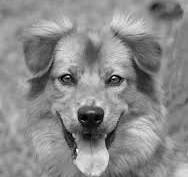
#> input picture Images/gray.jpeg, 188 x 177 px, found by its file name
$ python task-2.py
#> lines starting #> are read from the running program, lines starting #| are printed output that depends on the picture; after the words box and inside, x2 and y2 are one past the last pixel; in counts of white or black regions, pixels touching at a corner belong together
import cv2
import numpy as np
import matplotlib.pyplot as plt
image_path =  "C:\\Users\\sraja\\OneDrive\\Documents\\Srajan\\Machine_Vision\\Images\\gray.jpeg"
image = cv2.imread(image_path, cv2.IMREAD_GRAYSCALE)
#> image is the input picture: shape (177, 188); min 0, max 252, mean 138.2

if image is None:
    print("Error: Could not load image.")
else:
    threshold_value = 127
    _, segmented_image = cv2.threshold(image, threshold_value, 255, cv2.THRESH_BINARY)
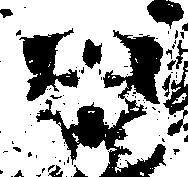
#> segmented_image: shape (177, 188); 69.1% white; 88 black regions (69 under 20 px), largest, box (x1, y1, x2, y2) and area: (36, 30, 166, 177) 5564, (19, 28, 80, 101) 1994, (163, 61, 188, 136) 713

    plt.figure(figsize=(10, 5))

    plt.subplot(1, 2, 1)
    plt.title('Original Image')
    plt.imshow(image, cmap='gray')
    plt.axis('off')

    plt.subplot(1, 2, 2)
    plt.title('Segmented Image')
    plt.imshow(segmented_image, cmap='gray')
    plt.axis('off')

    plt.show()
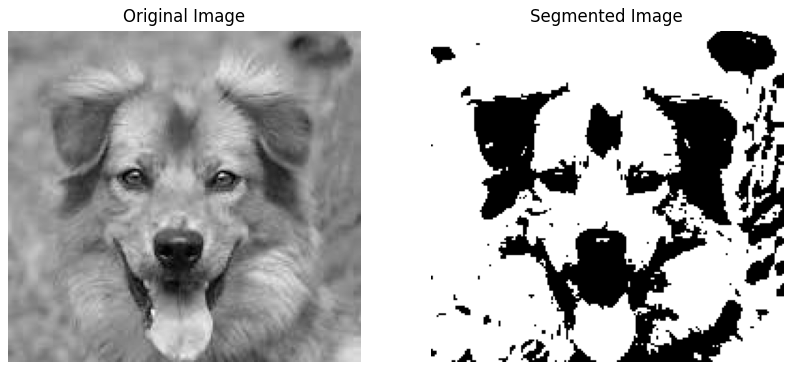
#> figure drawn by matplotlib, 2 panels
